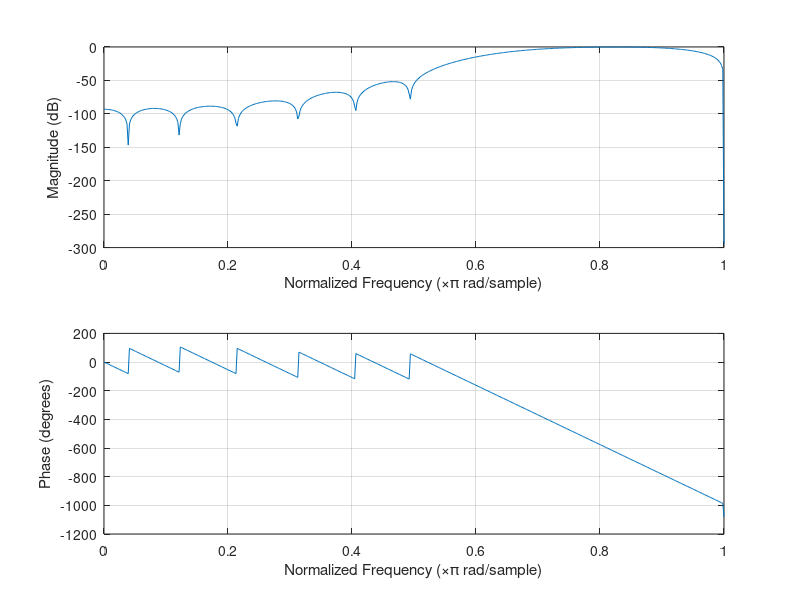
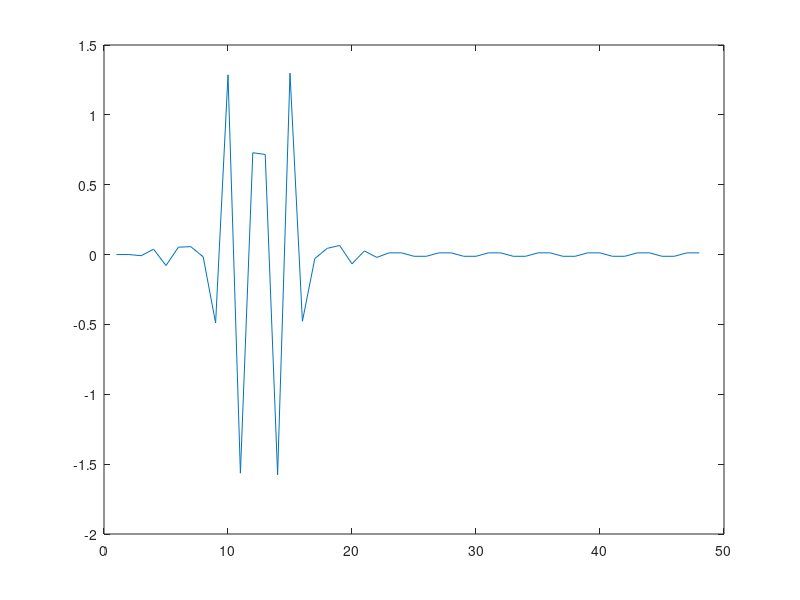
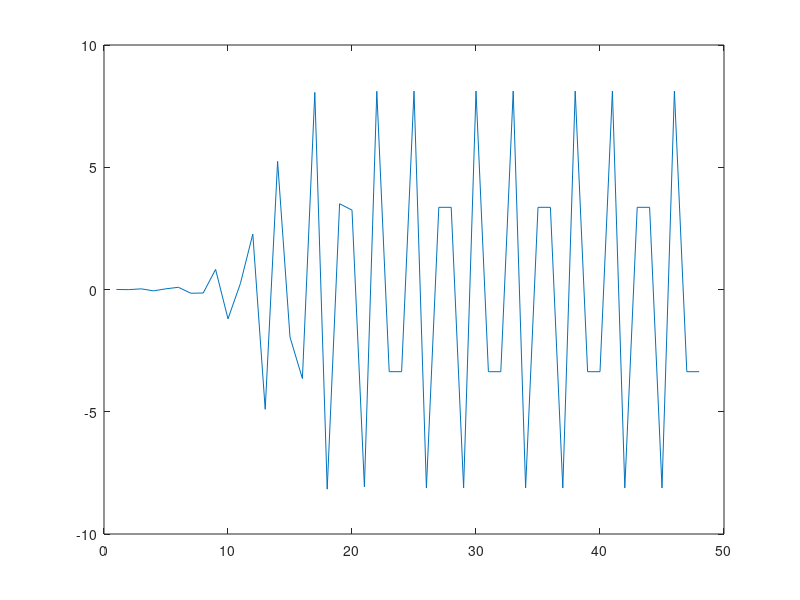
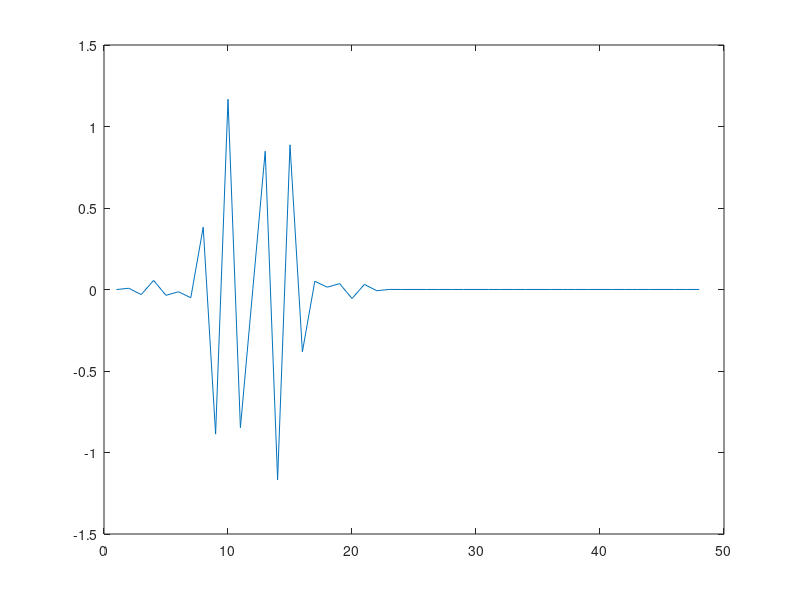

Write the MATLAB code that produced these figures, in order.
%lpfID
    %Lowpass filter design by inverse dft with/without Hamming window
    %crjjr 9/11/16
    clear all
    om=0.6*pi; L=24; pass = fix(om*L/(2*pi))+ 1;
    A=[zeros(1,pass),ones(1,L/2-pass),-ones(1,L/2-pass),zeros(1,pass)];
    %figure(1), plot(A)
    M=(L-1)/2; k=[0:L-1]; p=exp(2*pi*j*(-M)*k/L); H=A.*p;
    %figure(2), plot(unwrap(angle(p)))
    h=ifft(H); h=real(h); zros=roots(h) 
    %figure(3), stem(h)
    %figure(4), freqz(h)
    BB=fft(h,512);gfft=abs(BB); %figure(5), plot(fftshift(gfft))
    sys=tf(h,[1,zeros(1,L-1)],1) 
    BBH=fft(hamming(L).'.*h,512);gffth=abs(BBH);
    %figure(8), plot(fftshift(gffth))
    sysH=tf(hamming(L).'.*h,[1,zeros(1,L-1)],1);
    %figure(11), stem(hamming(L))
    figure(12),freqz((hamming(L).'.*h))
    a=filter(hamming(L).'.*h,[1,zeros(1,L-1)],ones(1,L));
    k=(1:2*L);
    x1(k)=10*cos(0.5*pi*k);
    b=filter(hamming(L).'.*h,[1,zeros(1,L-1)],x1(k));
    figure(13),plot(b)
    x2(k)=10*cos(0.75*pi*k);
    b=filter(hamming(L).'.*h,[1,zeros(1,L-1)],x2(k));
    figure(14),plot(b)
    x3(k)=10*ones(1,2*L);
    b=filter(hamming(L).'.*h,[1,zeros(1,L-1)],x3(k));
    figure(15),plot(b)
    
    
